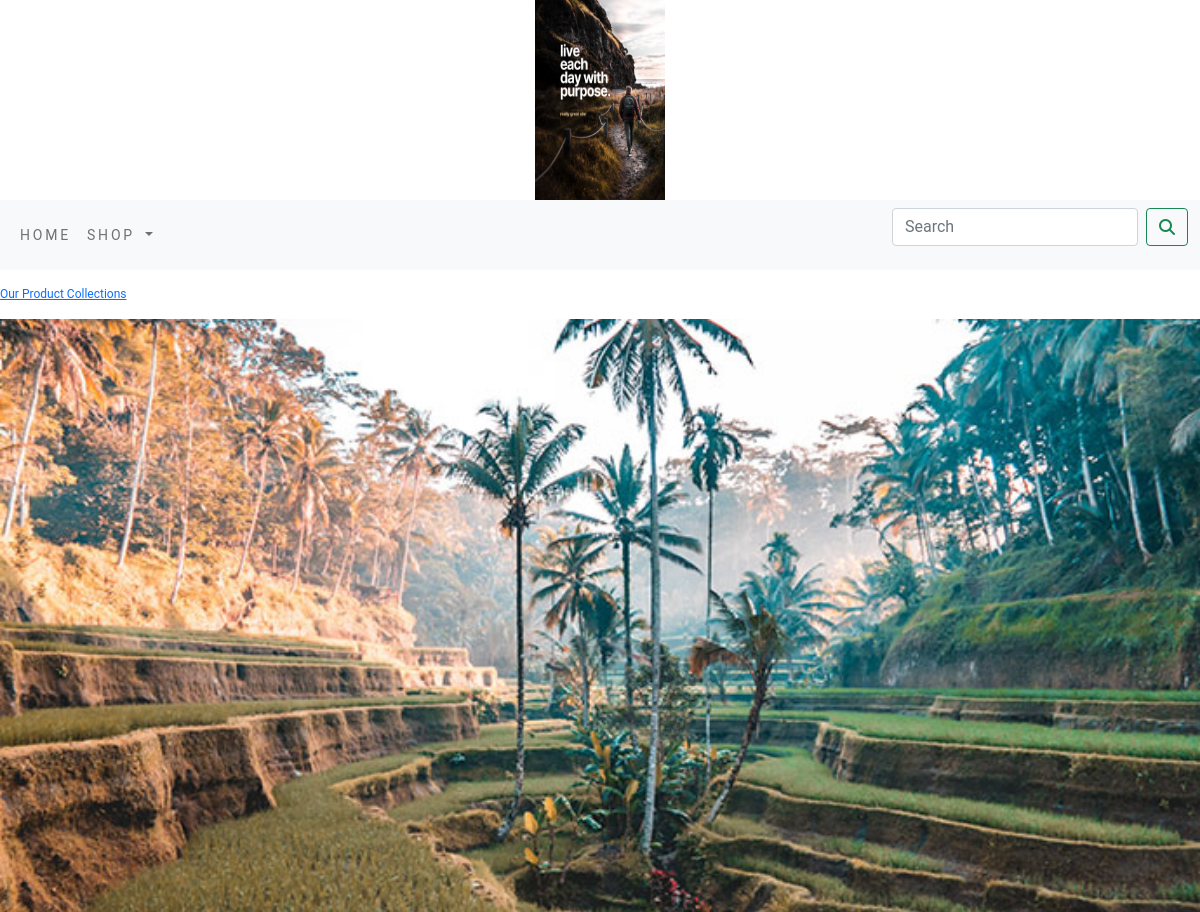
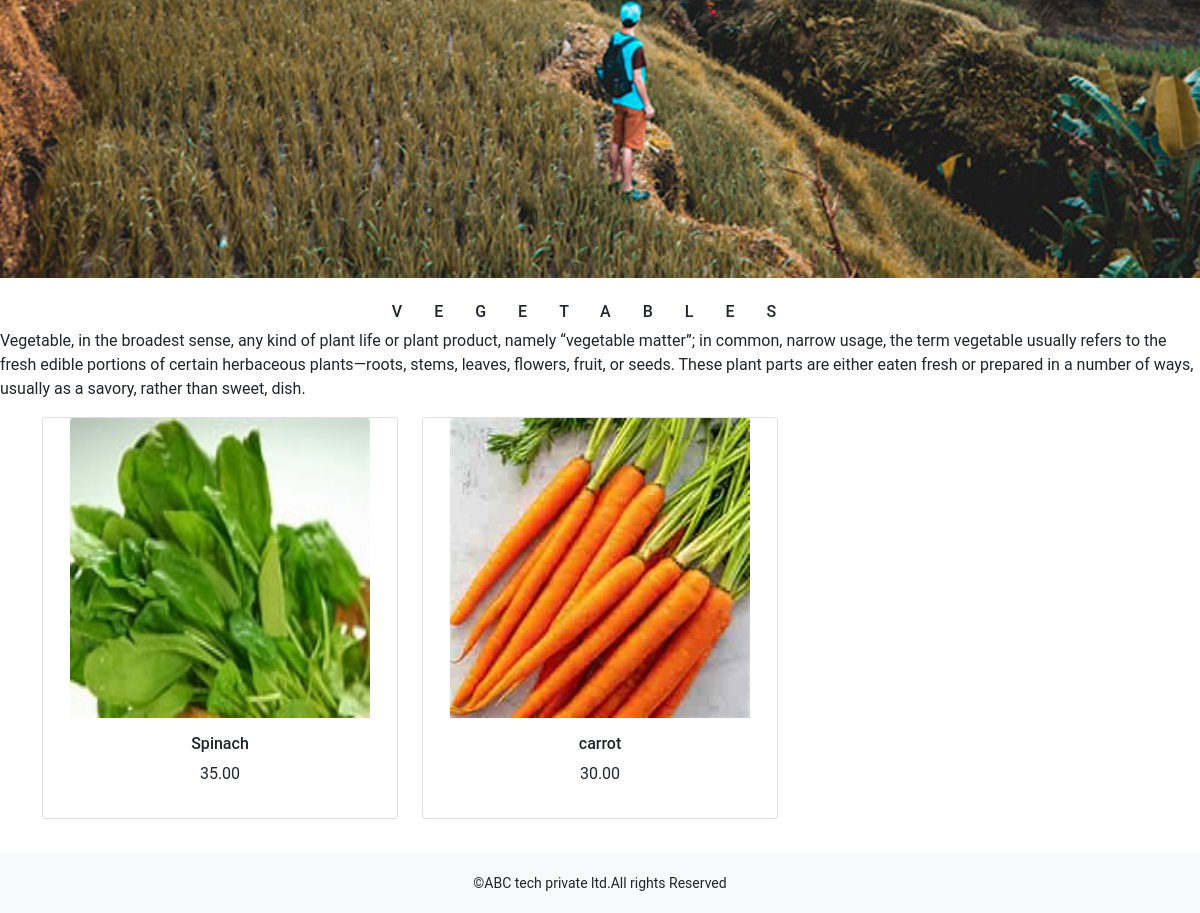
Page /vegetables/ on the committed database (2 pictures, top to bottom).
### shop/models.py (models this page shows)
class Category(models.Model):
    objects = None
    name=models.CharField(max_length=250,unique=True)
    slug=models.SlugField(max_length=250,unique=True)
    description=models.TextField(blank=True)
    image = models.ImageField(upload_to='category', blank=True)
    class Meta:
        ordering=('name',)
        verbose_name='category',
        verbose_name_plural='categories'

class Product(models.Model):
    objects = None
    name=models.CharField(max_length=250,unique=True)
    slug=models.SlugField(max_length=250,unique=True)
    description=models.TextField(blank=True)
    price=models.DecimalField(max_digits=10,decimal_places=2)
    category=models.ForeignKey(Category,on_delete=models.CASCADE)
    image = models.ImageField(upload_to='product', blank=True)
    stock=models.IntegerField()
    available=models.BooleanField(default=True)
    created=models.DateTimeField(auto_now_add=True)
    updated=models.DateTimeField(auto_now=True)
    def get_url(self):
        return reverse('shop:prodCatDetail', args=[self.category.slug,self.slug])

### shop/views.py (the view)
# urls.py: path('', views.allProdCat, name='allProdCat'),
def allProdCat (request,c_slug=None):
    c_page = None
    products_list = None
    if c_slug != None:
        c_page=get_object_or_404(Category,slug=c_slug)
        products_list=Product.objects.all().filter(category=c_page,available=True)
    else:
        products_list=Product.objects.all().filter(available=True)
    paginator=Paginator(products_list,6)
    try:
        page=int(request.GET.get('page','1'))
    except:
        page=1
    try:
        products=paginator.page(page)
    except (EmptyPage,InvalidPage):
        products=paginator.page(paginator.num_pages)
    return render(request,'category.html',{'category': c_page,'products':products})

### cart/context_processors.py (called while the page is built)
def counter(request):
    item_count=0
    if 'admin' in request.path:
        return {}
    else:
        try:
            cart=Cart.objects.filter(cart_id=_cart_id(request))
            car_items=CartItem.objects.all().filter(cart=cart[:1])
            for cart_item in car_items:
                 item_count += cart_item.quantity
        except Cart.DoesNotExist:
         item_count =0
    return dict(item_count=item_count)

### cart/views.py (called while the page is built)
def _cart_id(request):
    cart=request.session.session_key
    if not cart:
        cart=request.session.create()
    return cart

### shop/context_processors.py (called while the page is built)
def menu_links(request):
    links = Category.objects.all()
    return dict(links=links)

### templates/category.html (shortened to what this page needs)
{% extends 'base.html' %}
{% load static %}
{% block body %}
{% if category %}
    <div>
        <div class="row my_row_class">
            <div class="mx_auto">
            <p><a href="{% url 'shop:allProdCat' %}">Our Product Collections</a></p>
        </div>
            </div>
    </div>
{% endif %}
<div class="mx_auto">
    {% if category %}
    <img class="my_image" src="{{ category.image.url }}" alt="{{ category.name }}" width=800px height=500px>
</div>
     <br>
<div>
    <h1 class="text-center my_title">{{ category.name }}</h1>
    <p class="text-justify">{{ category.description }}</p>
</div>
{% endif %}
<div class="container">
    <div class="row mx_auto">
        {% for product in products.object_list %}
        <div class="my_bottom_margin col-9 col-sm-12 col-md-4 col-lg-4">
            <div class="card text-center" style="min-width:18rem;">
                <a href="{{ product.get_url }}"><img  class="card-img-top my_image" src="{{ product.image.url }}" alt="{{ product.name }}" style="height:300px;width:300px"></a>
            <div class="card-body">
                <h6>{{ product.name }}</h6>
                <p>{{ product.price }}</p>
            </div>
            </div>
        </div>
        {% endfor %}
    </div>
    <br>
</div>
{% endblock %}

### static/css/custom.css (style rules this page uses)
body { font-family:'Roboto',sans-serif; }
.my_row_class { padding-top:15px; }
.my_row_class .mx_auto { color:#000; font-size:12px; }
.my_image { width:100%; height:auto; }
.my_title { font-size:16px; text-transform:uppercase; letter-spacing:2em; }
.my_bottom_margin { margin-bottom:10px; }

### rows in the picture
Category: image (picture), name "VEGETABLES", description "Vegetable, in the broadest sense, any kind of plant life or plant product, namely “vegetable matter”; in common, narrow usage, the term vegetable usually refers to the fresh edible portions of certain herbaceous plants—roots, stems, leaves, flowers, fruit, or seeds. These plant parts are either eaten fresh or prepared in a number of ways, usually as a savory, rather than sweet, dish."
Product: image (picture), name "Spinach", price "35.00"
Product: image (picture), name "carrot", price "30.00"
